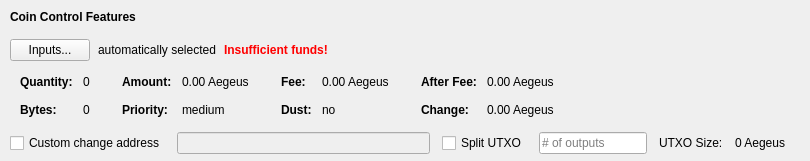
       <widget class="QFrame" name="frameCoinControl">
        <property name="sizePolicy">
         <sizepolicy hsizetype="Expanding" vsizetype="Expanding">
          <horstretch>0</horstretch>
          <verstretch>0</verstretch>
         </sizepolicy>
        </property>
        <property name="maximumSize">
         <size>
          <width>16777215</width>
          <height>16777215</height>
         </size>
        </property>
        <property name="lineWidth">
         <number>0</number>
        </property>
        <layout class="QVBoxLayout" name="verticalLayoutCoinControl2">
         <property name="spacing">
          <number>0</number>
         </property>
         <property name="leftMargin">
          <number>0</number>
         </property>
         <property name="topMargin">
          <number>0</number>
         </property>
         <property name="rightMargin">
          <number>0</number>
         </property>
         <property name="bottomMargin">
          <number>6</number>
         </property>
         <item>
          <layout class="QVBoxLayout" name="verticalLayoutCoinControl" stretch="0,0,0,0,1">
           <property name="spacing">
            <number>0</number>
           </property>
           <property name="leftMargin">
            <number>10</number>
           </property>
           <property name="topMargin">
            <number>10</number>
           </property>
           <item>
            <layout class="QHBoxLayout" name="horizontalLayoutCoinControl1">
             <property name="bottomMargin">
              <number>15</number>
             </property>
             <item>
              <widget class="QLabel" name="labelCoinControlFeatures">
               <property name="sizePolicy">
                <sizepolicy hsizetype="Preferred" vsizetype="Maximum">
                 <horstretch>0</horstretch>
                 <verstretch>0</verstretch>
                </sizepolicy>
               </property>
               <property name="font">
                <font>
                 <weight>75</weight>
                 <bold>true</bold>
                </font>
               </property>
               <property name="styleSheet">
                <string notr="true">font-weight:bold;</string>
               </property>
               <property name="text">
                <string>Coin Control Features</string>
               </property>
              </widget>
             </item>
            </layout>
           </item>
           <item>
            <layout class="QHBoxLayout" name="horizontalLayoutCoinControl2" stretch="0,0,0,0">
             <property name="spacing">
              <number>8</number>
             </property>
             <property name="bottomMargin">
              <number>10</number>
             </property>
             <item>
              <widget class="QPushButton" name="pushButtonCoinControl">
               <property name="styleSheet">
                <string notr="true"/>
               </property>
               <property name="text">
                <string>Inputs...</string>
               </property>
               <property name="autoDefault">
                <bool>false</bool>
               </property>
              </widget>
             </item>
             <item>
              <widget class="QLabel" name="labelCoinControlAutomaticallySelected">
               <property name="text">
                <string>automatically selected</string>
               </property>
               <property name="margin">
                <number>5</number>
               </property>
              </widget>
             </item>
             <item>
              <widget class="QLabel" name="labelCoinControlInsuffFunds">
               <property name="font">
                <font>
                 <weight>75</weight>
                 <bold>true</bold>
                </font>
               </property>
               <property name="styleSheet">
                <string notr="true">color:red;font-weight:bold;</string>
               </property>
               <property name="text">
                <string>Insufficient funds!</string>
               </property>
               <property name="margin">
                <number>5</number>
               </property>
              </widget>
             </item>
             <item>
              <spacer name="horizontalSpacerCoinControl">
               <property name="orientation">
                <enum>Qt::Horizontal</enum>
               </property>
               <property name="sizeHint" stdset="0">
                <size>
                 <width>40</width>
                 <height>1</height>
                </size>
               </property>
              </spacer>
             </item>
            </layout>
           </item>
           <item>
            <widget class="QWidget" name="widgetCoinControl" native="true">
             <property name="sizePolicy">
              <sizepolicy hsizetype="Preferred" vsizetype="Preferred">
               <horstretch>0</horstretch>
               <verstretch>0</verstretch>
              </sizepolicy>
             </property>
             <property name="minimumSize">
              <size>
               <width>0</width>
               <height>0</height>
              </size>
             </property>
             <property name="styleSheet">
              <string notr="true"/>
             </property>
             <layout class="QHBoxLayout" name="horizontalLayoutCoinControl5">
              <property name="leftMargin">
               <number>0</number>
              </property>
              <property name="topMargin">
               <number>0</number>
              </property>
              <property name="rightMargin">
               <number>0</number>
              </property>
              <property name="bottomMargin">
               <number>0</number>
              </property>
              <item>
               <layout class="QHBoxLayout" name="horizontalLayoutCoinControl3" stretch="0,0,0,1">
                <property name="spacing">
                 <number>20</number>
                </property>
                <property name="topMargin">
                 <number>0</number>
                </property>
                <property name="bottomMargin">
                 <number>10</number>
                </property>
                <item>
                 <layout class="QFormLayout" name="formLayoutCoinControl1">
                  <property name="horizontalSpacing">
                   <number>10</number>
                  </property>
                  <property name="verticalSpacing">
                   <number>14</number>
                  </property>
                  <property name="leftMargin">
                   <number>10</number>
                  </property>
                  <property name="topMargin">
                   <number>4</number>
                  </property>
                  <property name="rightMargin">
                   <number>6</number>
                  </property>
                  <item row="0" column="0">
                   <widget class="QLabel" name="labelCoinControlQuantityText">
                    <property name="font">
                     <font>
                      <weight>75</weight>
                      <bold>true</bold>
                     </font>
                    </property>
                    <property name="text">
                     <string>Quantity:</string>
                    </property>
                    <property name="margin">
                     <number>0</number>
                    </property>
                   </widget>
                  </item>
                  <item row="0" column="1">
                   <widget class="QLabel" name="labelCoinControlQuantity">
                    <property name="cursor">
                     <cursorShape>IBeamCursor</cursorShape>
                    </property>
                    <property name="contextMenuPolicy">
                     <enum>Qt::ActionsContextMenu</enum>
                    </property>
                    <property name="text">
                     <string notr="true">0</string>
                    </property>
                    <property name="margin">
                     <number>0</number>
                    </property>
                    <property name="textInteractionFlags">
                     <set>Qt::LinksAccessibleByMouse|Qt::TextSelectableByKeyboard|Qt::TextSelectableByMouse</set>
                    </property>
                   </widget>
                  </item>
                  <item row="1" column="0">
                   <widget class="QLabel" name="labelCoinControlBytesText">
                    <property name="font">
                     <font>
                      <weight>75</weight>
                      <bold>true</bold>
                     </font>
                    </property>
                    <property name="text">
                     <string>Bytes:</string>
                    </property>
                   </widget>
                  </item>
                  <item row="1" column="1">
                   <widget class="QLabel" name="labelCoinControlBytes">
                    <property name="cursor">
                     <cursorShape>IBeamCursor</cursorShape>
                    </property>
                    <property name="contextMenuPolicy">
                     <enum>Qt::ActionsContextMenu</enum>
                    </property>
                    <property name="text">
                     <string notr="true">0</string>
                    </property>
                    <property name="textInteractionFlags">
                     <set>Qt::LinksAccessibleByMouse|Qt::TextSelectableByKeyboard|Qt::TextSelectableByMouse</set>
                    </property>
                   </widget>
                  </item>
                 </layout>
                </item>
                <item>
                 <layout class="QFormLayout" name="formLayoutCoinControl2">
                  <property name="horizontalSpacing">
                   <number>10</number>
                  </property>
                  <property name="verticalSpacing">
                   <number>14</number>
                  </property>
                  <property name="leftMargin">
                   <number>6</number>
                  </property>
                  <property name="topMargin">
                   <number>4</number>
                  </property>
                  <property name="rightMargin">
                   <number>6</number>
                  </property>
                  <item row="0" column="0">
                   <widget class="QLabel" name="labelCoinControlAmountText">
                    <property name="font">
                     <font>
                      <weight>75</weight>
                      <bold>true</bold>
                     </font>
                    </property>
                    <property name="text">
                     <string>Amount:</string>
                    </property>
                    <property name="margin">
                     <number>0</number>
                    </property>
                   </widget>
                  </item>
                  <item row="0" column="1">
                   <widget class="QLabel" name="labelCoinControlAmount">
                    <property name="cursor">
                     <cursorShape>IBeamCursor</cursorShape>
                    </property>
                    <property name="contextMenuPolicy">
                     <enum>Qt::ActionsContextMenu</enum>
                    </property>
                    <property name="text">
                     <string notr="true">0.00 Aegeus</string>
                    </property>
                    <property name="textInteractionFlags">
                     <set>Qt::LinksAccessibleByMouse|Qt::TextSelectableByKeyboard|Qt::TextSelectableByMouse</set>
                    </property>
                   </widget>
                  </item>
                  <item row="1" column="0">
                   <widget class="QLabel" name="labelCoinControlPriorityText">
                    <property name="font">
                     <font>
                      <weight>75</weight>
                      <bold>true</bold>
                     </font>
                    </property>
                    <property name="text">
                     <string>Priority:</string>
                    </property>
                   </widget>
                  </item>
                  <item row="1" column="1">
                   <widget class="QLabel" name="labelCoinControlPriority">
                    <property name="cursor">
                     <cursorShape>IBeamCursor</cursorShape>
                    </property>
                    <property name="contextMenuPolicy">
                     <enum>Qt::ActionsContextMenu</enum>
                    </property>
                    <property name="text">
                     <string>medium</string>
                    </property>
                    <property name="textInteractionFlags">
                     <set>Qt::LinksAccessibleByMouse|Qt::TextSelectableByKeyboard|Qt::TextSelectableByMouse</set>
                    </property>
                   </widget>
                  </item>
                 </layout>
                </item>
                <item>
                 <layout class="QFormLayout" name="formLayoutCoinControl3">
                  <property name="horizontalSpacing">
                   <number>10</number>
                  </property>
                  <property name="verticalSpacing">
                   <number>14</number>
                  </property>
                  <property name="leftMargin">
                   <number>6</number>
                  </property>
                  <property name="topMargin">
                   <number>4</number>
                  </property>
                  <property name="rightMargin">
                   <number>6</number>
                  </property>
                  <item row="0" column="0">
                   <widget class="QLabel" name="labelCoinControlFeeText">
                    <property name="font">
                     <font>
                      <weight>75</weight>
                      <bold>true</bold>
                     </font>
                    </property>
                    <property name="text">
                     <string>Fee:</string>
                    </property>
                    <property name="margin">
                     <number>0</number>
                    </property>
                   </widget>
                  </item>
                  <item row="0" column="1">
                   <widget class="QLabel" name="labelCoinControlFee">
                    <property name="cursor">
                     <cursorShape>IBeamCursor</cursorShape>
                    </property>
                    <property name="contextMenuPolicy">
                     <enum>Qt::ActionsContextMenu</enum>
                    </property>
                    <property name="text">
                     <string notr="true">0.00 Aegeus</string>
                    </property>
                    <property name="textInteractionFlags">
                     <set>Qt::LinksAccessibleByMouse|Qt::TextSelectableByKeyboard|Qt::TextSelectableByMouse</set>
                    </property>
                   </widget>
                  </item>
                  <item row="1" column="0">
                   <widget class="QLabel" name="labelCoinControlLowOutputText">
                    <property name="font">
                     <font>
                      <weight>75</weight>
                      <bold>true</bold>
                     </font>
                    </property>
                    <property name="text">
                     <string>Dust:</string>
                    </property>
                   </widget>
                  </item>
                  <item row="1" column="1">
                   <widget class="QLabel" name="labelCoinControlLowOutput">
                    <property name="cursor">
                     <cursorShape>IBeamCursor</cursorShape>
                    </property>
                    <property name="contextMenuPolicy">
                     <enum>Qt::ActionsContextMenu</enum>
                    </property>
                    <property name="text">
                     <string>no</string>
                    </property>
                    <property name="textInteractionFlags">
                     <set>Qt::LinksAccessibleByMouse|Qt::TextSelectableByKeyboard|Qt::TextSelectableByMouse</set>
                    </property>
                   </widget>
                  </item>
                 </layout>
                </item>
                <item>
                 <layout class="QFormLayout" name="formLayoutCoinControl4">
                  <property name="horizontalSpacing">
                   <number>10</number>
                  </property>
                  <property name="verticalSpacing">
                   <number>14</number>
                  </property>
                  <property name="leftMargin">
                   <number>6</number>
                  </property>
                  <property name="topMargin">
                   <number>4</number>
                  </property>
                  <property name="rightMargin">
                   <number>6</number>
                  </property>
                  <item row="0" column="0">
                   <widget class="QLabel" name="labelCoinControlAfterFeeText">
                    <property name="font">
                     <font>
                      <weight>75</weight>
                      <bold>true</bold>
                     </font>
                    </property>
                    <property name="text">
                     <string>After Fee:</string>
                    </property>
                    <property name="margin">
                     <number>0</number>
                    </property>
                   </widget>
                  </item>
                  <item row="0" column="1">
                   <widget class="QLabel" name="labelCoinControlAfterFee">
                    <property name="cursor">
                     <cursorShape>IBeamCursor</cursorShape>
                    </property>
                    <property name="contextMenuPolicy">
                     <enum>Qt::ActionsContextMenu</enum>
                    </property>
                    <property name="text">
                     <string notr="true">0.00 Aegeus</string>
                    </property>
                    <property name="textInteractionFlags">
                     <set>Qt::LinksAccessibleByMouse|Qt::TextSelectableByKeyboard|Qt::TextSelectableByMouse</set>
                    </property>
                   </widget>
                  </item>
                  <item row="1" column="0">
                   <widget class="QLabel" name="labelCoinControlChangeText">
                    <property name="font">
                     <font>
                      <weight>75</weight>
                      <bold>true</bold>
                     </font>
                    </property>
                    <property name="text">
                     <string>Change:</string>
                    </property>
                   </widget>
                  </item>
                  <item row="1" column="1">
                   <widget class="QLabel" name="labelCoinControlChange">
                    <property name="cursor">
                     <cursorShape>IBeamCursor</cursorShape>
                    </property>
                    <property name="contextMenuPolicy">
                     <enum>Qt::ActionsContextMenu</enum>
                    </property>
                    <property name="text">
                     <string notr="true">0.00 Aegeus</string>
                    </property>
                    <property name="textInteractionFlags">
                     <set>Qt::LinksAccessibleByMouse|Qt::TextSelectableByKeyboard|Qt::TextSelectableByMouse</set>
                    </property>
                   </widget>
                  </item>
                 </layout>
                </item>
               </layout>
              </item>
             </layout>
            </widget>
           </item>
           <item>
            <layout class="QHBoxLayout" name="horizontalLayoutCoinControl4" stretch="0,0,0,0,0,0,0">
             <property name="spacing">
              <number>12</number>
             </property>
             <property name="sizeConstraint">
              <enum>QLayout::SetDefaultConstraint</enum>
             </property>
             <property name="topMargin">
              <number>5</number>
             </property>
             <property name="rightMargin">
              <number>5</number>
             </property>
             <item>
              <widget class="QCheckBox" name="checkBoxCoinControlChange">
               <property name="toolTip">
                <string>If this is activated, but the change address is empty or invalid, change will be sent to a newly generated address.</string>
               </property>
               <property name="text">
                <string>Custom change address</string>
               </property>
               <property name="iconSize">
                <size>
                 <width>17</width>
                 <height>17</height>
                </size>
               </property>
              </widget>
             </item>
             <item>
              <widget class="QValidatedLineEdit" name="lineEditCoinControlChange">
               <property name="enabled">
                <bool>false</bool>
               </property>
               <property name="sizePolicy">
                <sizepolicy hsizetype="Expanding" vsizetype="Fixed">
                 <horstretch>0</horstretch>
                 <verstretch>0</verstretch>
                </sizepolicy>
               </property>
              </widget>
             </item>
             <item>
              <widget class="QCheckBox" name="splitBlockCheckBox">
               <property name="text">
                <string>Split UTXO</string>
               </property>
               <property name="iconSize">
                <size>
                 <width>17</width>
                 <height>17</height>
                </size>
               </property>
              </widget>
             </item>
             <item>
              <widget class="QLineEdit" name="splitBlockLineEdit">
               <property name="sizePolicy">
                <sizepolicy hsizetype="Fixed" vsizetype="Fixed">
                 <horstretch>50</horstretch>
                 <verstretch>0</verstretch>
                </sizepolicy>
               </property>
               <property name="placeholderText">
                <string># of outputs</string>
               </property>
              </widget>
             </item>
             <item>
              <widget class="QLabel" name="labelBlockSizeText">
               <property name="text">
                <string>UTXO Size:</string>
               </property>
              </widget>
             </item>
             <item>
              <widget class="QLabel" name="labelBlockSize">
               <property name="text">
                <string>0 Aegeus</string>
               </property>
              </widget>
             </item>
             <item>
              <widget class="QLabel" name="labelCoinControlChangeLabel">
               <property name="sizePolicy">
                <sizepolicy hsizetype="Preferred" vsizetype="Expanding">
                 <horstretch>0</horstretch>
                 <verstretch>0</verstretch>
                </sizepolicy>
               </property>
               <property name="minimumSize">
                <size>
                 <width>0</width>
                 <height>0</height>
                </size>
               </property>
               <property name="text">
                <string/>
               </property>
               <property name="margin">
                <number>3</number>
               </property>
              </widget>
             </item>
            </layout>
           </item>
           <item>
            <spacer name="verticalSpacerCoinControl">
             <property name="orientation">
              <enum>Qt::Vertical</enum>
             </property>
             <property name="sizeHint" stdset="0">
              <size>
               <width>800</width>
               <height>1</height>
              </size>
             </property>
            </spacer>
           </item>
          </layout>
         </item>
        </layout>
       </widget>
